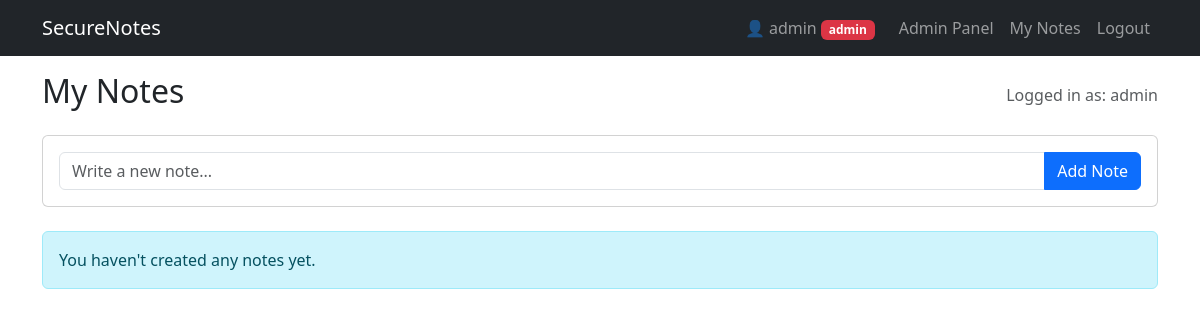
The page /dashboard (signed in) on the database as committed earlier.
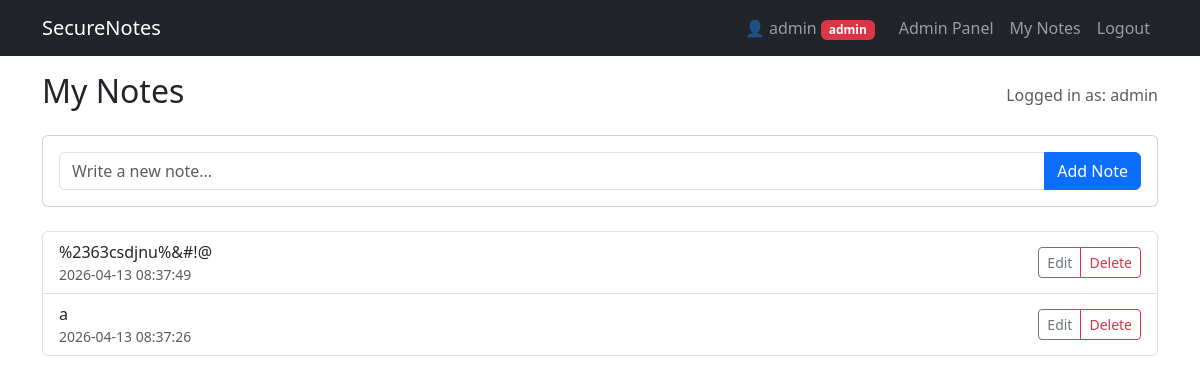
The same page on the database as committed later.
### tables this page shows
CREATE TABLE notes (
    id INTEGER PRIMARY KEY AUTOINCREMENT,
    user_id INTEGER NOT NULL,
    content TEXT NOT NULL,
    created_at TIMESTAMP DEFAULT CURRENT_TIMESTAMP,
    FOREIGN KEY (user_id) REFERENCES users (id)
);

### app.py (the view)
@app.route('/dashboard')
@login_required
def dashboard():
    db = get_db()
    if VULNERABLE_SQL:
        cur = db.execute(f"SELECT * FROM notes WHERE user_id = {session['user_id']} ORDER BY created_at DESC")
    else:
        cur = db.execute("SELECT * FROM notes WHERE user_id = ? ORDER BY created_at DESC", (session['user_id'],))
    notes = cur.fetchall()
    db.close()
    return render_template('dashboard.html', notes=notes)

### app.py (called while the page is built)
def get_db():
    conn = sqlite3.connect(DATABASE)
    conn.row_factory = sqlite3.Row
    return conn

def login_required(f):
    @wraps(f)
    def decorated_function(*args, **kwargs):
        if 'user_id' not in session:
            return redirect(url_for('login'))
        return f(*args, **kwargs)
    return decorated_function

@app.after_request
def apply_secure_headers(response):
    if SECURE_HEADERS:
        response.headers['Content-Security-Policy'] = "default-src 'self'; script-src 'self'"
        response.headers['X-Content-Type-Options'] = 'nosniff'
        response.headers['X-Frame-Options'] = 'DENY'
    return response

@app.context_processor
def inject_vars():
    return dict(VULNERABLE_XSS=VULNERABLE_XSS)

### templates/dashboard.html (shortened to what this page needs)
{% extends "base.html" %}
{% block content %}
<div class="d-flex justify-content-between align-items-center mb-3">
    <h2>My Notes</h2>
    <span class="text-muted">Logged in as: {{ session.username }}</span>
</div>
<div class="card mb-4">
    <div class="card-body">
        <form method="POST" action="{{ url_for('create_note') }}">
            <div class="input-group">
                <input type="text" name="content" class="form-control" placeholder="Write a new note..." required>
                <button class="btn btn-primary" type="submit">Add Note</button>
            </div>
        </form>
    </div>
</div>
{% if notes %}
<div class="list-group">
    {% for note in notes %}
    <div class="list-group-item d-flex justify-content-between align-items-center">
        <div class="note-content">
            {% if VULNERABLE_XSS %}
            {{ note.content | safe }}
            {% else %}
            {{ note.content }}
            {% endif %}
            <small class="text-muted d-block">{{ note.created_at }}</small>
        </div>
        <div class="btn-group">
            <a href="{{ url_for('edit_note', note_id=note.id) }}" class="btn btn-sm btn-outline-secondary">Edit</a>
            <a href="{{ url_for('delete_note', note_id=note.id) }}" class="btn btn-sm btn-outline-danger"
               onclick="return confirm('Delete this note permanently?')">Delete</a>
        </div>
    </div>
    {% endfor %}
</div>
{% else %}
<div class="alert alert-info">You haven't created any notes yet.</div>
{% endif %}
{% endblock %}

### templates/base.html (shortened to what this page needs)
<!DOCTYPE html>
<html lang="en">
<head>
    <link href="https://cdn.jsdelivr.net/npm/bootstrap@5.3.0/dist/css/bootstrap.min.css" rel="stylesheet">
</head>
<body>
    <nav class="navbar navbar-expand-lg navbar-dark bg-dark">
        <div class="container">
            <a class="navbar-brand" href="{{ url_for('dashboard') }}">SecureNotes</a>
            <div class="navbar-nav ms-auto">
                {% if session.user_id %}
                <span class="navbar-text me-3">
                    👤 {{ session.username }}
                    <span class="badge bg-{{ 'danger' if session.role == 'admin' else 'secondary' }}">
                        {{ session.role }}
                    </span>
                </span>
                {% if session.role == 'admin' %}
                <a class="nav-link" href="{{ url_for('admin_panel') }}">Admin Panel</a>
                {% endif %}
                <a class="nav-link" href="{{ url_for('dashboard') }}">My Notes</a>
                <a class="nav-link" href="{{ url_for('logout') }}">Logout</a>
                {% else %}
                <a class="nav-link" href="{{ url_for('login') }}">Login</a>
                <a class="nav-link" href="{{ url_for('register') }}">Register</a>
                {% endif %}
            </div>
        </div>
    </nav>
    <div class="container">
        {% block content %}{% endblock %}
    </div>
</body>
</html>

### templates/base.html (style rules this page uses)
body { padding-bottom: 2rem; }
.navbar { margin-bottom: 1rem; }

Rows that differ between the two databases and show on the page:
added notes: content "%2363csdjnu%&#!@", created_at "2026-04-13 08:37:49"
added notes: content "a", created_at "2026-04-13 08:37:26"
Other text that changed with them:
text no longer shown: "You haven't created any notes yet."
